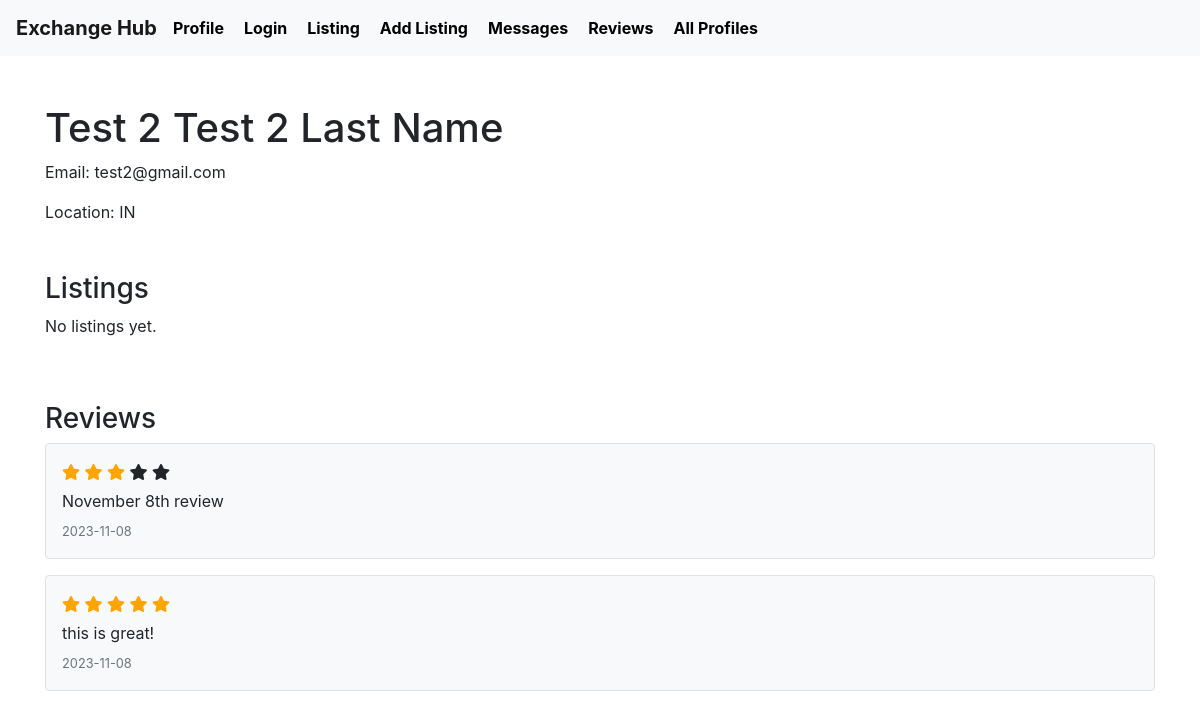
Before: /user_profile/2 with the older database file.
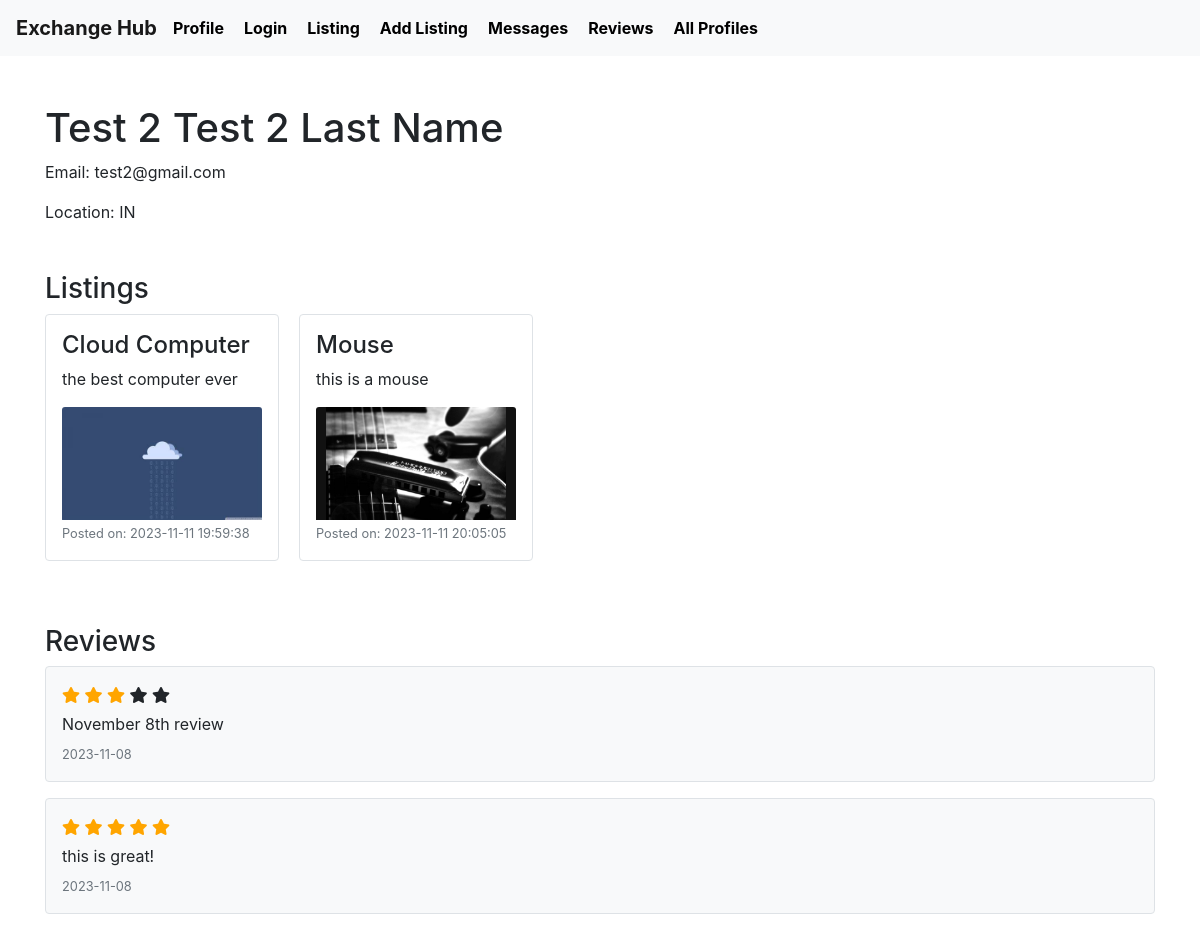
After: the same page with the newer database file.
### tables this page shows
CREATE TABLE Review (
    reviewID INTEGER PRIMARY KEY AUTOINCREMENT,
    reviewerID INTEGER,
    reviewedUserID INTEGER,
    rating INTEGER NOT NULL,
    comment TEXT,
    datePosted DATE NOT NULL,
    FOREIGN KEY (reviewerID) REFERENCES User(userID),
    FOREIGN KEY (reviewedUserID) REFERENCES User(userID)
);

CREATE TABLE Listing (
    listingID INTEGER PRIMARY KEY AUTOINCREMENT,
    userID INTEGER,
    title TEXT NOT NULL,
    description TEXT NOT NULL,
    images TEXT,
    category TEXT NOT NULL,
    datePosted DATE NOT NULL,
    status TEXT NOT NULL,
    FOREIGN KEY (userID) REFERENCES User(userID)
);

### app.py (the view)
@app.route('/user_profile/<int:user_id>')
def user_profile(user_id):
    conn = sqlite3.connect('database.db')
    conn.row_factory = sqlite3.Row  # This allows us to access the columns by name
    cursor = conn.cursor()
    cursor.execute("SELECT * FROM User WHERE userID = ?", (user_id,))
    user = cursor.fetchone()
    if user is None:
        flash('User not found', 'error')
        return redirect(url_for('index'))  # Redirect to the home page or a 404 page
    cursor.execute("SELECT * FROM Listing WHERE userID = ?", (user_id,))
    user_listings = cursor.fetchall()
    print(user_listings)
    cursor.execute("SELECT * FROM Review WHERE reviewedUserID = ?", (user_id,))
    user_reviews = cursor.fetchall()
    print (user_id)
    print (user_reviews)
    return render_template('user_profile.html', profile=user, user_reviews = user_reviews, user_listings=user_listings)

### templates/user_profile.html
{% extends 'layout.html' %}
{% block content %}
    <h1>{{ profile.firstName }} {{ profile.lastName }}</h1>
    <p>Email: {{ profile.email }}</p>
    <p>Location: {{ profile.location }}</p>
    <h3 class="mt-5">Listings</h3>
    <div class="listings-container d-flex flex-row flex-wrap justify-content-start">
        {% if user_listings %}
            {% for listing in user_listings %}
                <div class="listing mb-3 p-3 border rounded">
                    <h4>{{ listing.title }}</h4>
                    <div class="listing-description">
                        <p>{{ listing.description }}</p>
                    </div>
                    <div class="listing-images">
                        {% if listing.images %}
                            {% for image in listing.images.split(',') %}
                            <img src="{{ listing[4] }}" alt="{{ listing[2] }}" class="card-img-top" style="max-width: 200px; max-height: 200px;">
                            {% endfor %}
                        {% else %}
                            <p>No images available.</p>
                        {% endif %}
                    </div>
                    <div class="listing-date">
                        <small class="text-muted">Posted on: {{ listing.datePosted }}</small>
                    </div>
                </div>
            {% endfor %}
        {% else %}
            <p>No listings yet.</p>
        {% endif %}
    </div>
    <h3 class="mt-5">Reviews</h3>
    <div class="reviews-container">
        {% if user_reviews %}
            {% for review in user_reviews %}
                <div class="review mb-3 p-3 border rounded">
                    <div class="review-rating">
                        {% for star in range(review.rating) %}
                            <span class="fa fa-star checked"></span>
                        {% endfor %}
                        {% for star in range(5 - review.rating) %}
                            <span class="fa fa-star"></span>
                        {% endfor %}
                    </div>
                    <div class="review-text">
                        <p>{{ review.comment }}</p>
                    </div>
                    <div class="review-date">
                        <small class="text-muted">{{ review.datePosted }}</small>
                    </div>
                </div>
            {% endfor %}
        {% else %}
            <p>No reviews yet.</p>
        {% endif %}
    </div>
{% endblock %}

Changed rows visible on the page:
now on this page (row edited): Listing: title "Cloud Computer", description "the best computer ever", images (picture), datePosted "2023-11-11 19:59:38"
added Listing: title "Mouse", description "this is a mouse", images (picture), datePosted "2023-11-11 20:05:05"
Other visible differences:
text no longer shown: "No listings yet."
